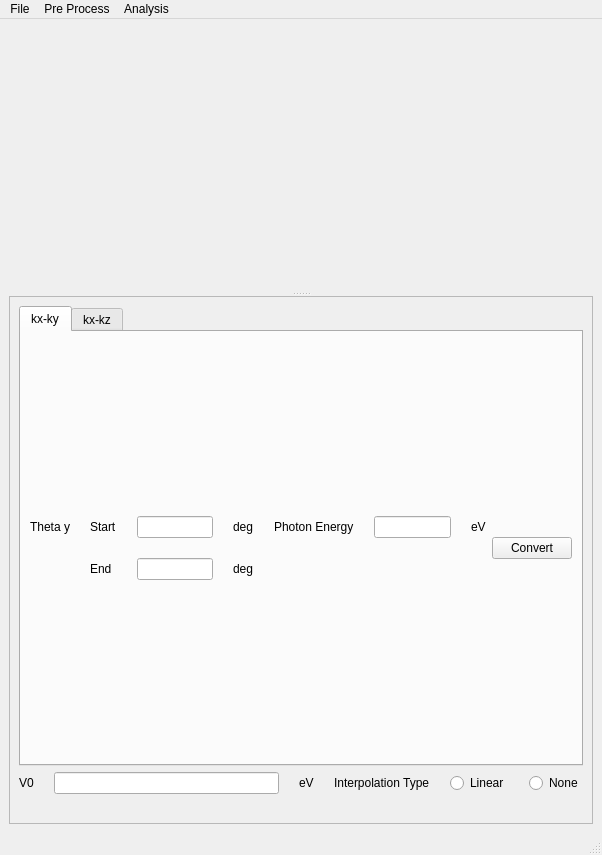
<?xml version="1.0" encoding="UTF-8"?>
<ui version="4.0">
 <class>MainWindow</class>
 <widget class="QMainWindow" name="MainWindow">
  <property name="geometry">
   <rect>
    <x>0</x>
    <y>0</y>
    <width>602</width>
    <height>855</height>
   </rect>
  </property>
  <property name="windowTitle">
   <string>ARPES Data Reader</string>
  </property>
  <widget class="QWidget" name="centralwidget">
   <layout class="QVBoxLayout" name="verticalLayout_2">
    <item>
     <widget class="QSplitter" name="splitter">
      <property name="sizePolicy">
       <sizepolicy hsizetype="Expanding" vsizetype="Expanding">
        <horstretch>1</horstretch>
        <verstretch>1</verstretch>
       </sizepolicy>
      </property>
      <property name="orientation">
       <enum>Qt::Vertical</enum>
      </property>
      <widget class="ImageView" name="topGraphWidget" native="true">
       <property name="sizePolicy">
        <sizepolicy hsizetype="Preferred" vsizetype="Preferred">
         <horstretch>4</horstretch>
         <verstretch>3</verstretch>
        </sizepolicy>
       </property>
      </widget>
      <widget class="QFrame" name="frame">
       <property name="sizePolicy">
        <sizepolicy hsizetype="Expanding" vsizetype="Expanding">
         <horstretch>4</horstretch>
         <verstretch>1</verstretch>
        </sizepolicy>
       </property>
       <property name="frameShape">
        <enum>QFrame::StyledPanel</enum>
       </property>
       <property name="frameShadow">
        <enum>QFrame::Raised</enum>
       </property>
       <layout class="QVBoxLayout" name="verticalLayout">
        <item>
         <widget class="QTabWidget" name="tabWidget">
          <property name="sizePolicy">
           <sizepolicy hsizetype="Expanding" vsizetype="Expanding">
            <horstretch>4</horstretch>
            <verstretch>4</verstretch>
           </sizepolicy>
          </property>
          <property name="currentIndex">
           <number>0</number>
          </property>
          <widget class="QWidget" name="bottomTab1">
           <attribute name="title">
            <string>kx-ky</string>
           </attribute>
           <layout class="QGridLayout" name="gridLayout_2">
            <item row="0" column="0">
             <layout class="QGridLayout" name="kxkyGrid">
              <property name="sizeConstraint">
               <enum>QLayout::SetDefaultConstraint</enum>
              </property>
              <property name="spacing">
               <number>20</number>
              </property>
              <item row="0" column="3">
               <widget class="QLineEdit" name="polarStartBox"/>
              </item>
              <item row="1" column="4">
               <widget class="QLabel" name="label_7">
                <property name="text">
                 <string>deg</string>
                </property>
               </widget>
              </item>
              <item row="0" column="6">
               <widget class="QLabel" name="label_4">
                <property name="text">
                 <string>Photon Energy</string>
                </property>
               </widget>
              </item>
              <item row="0" column="2">
               <widget class="QLabel" name="label_2">
                <property name="text">
                 <string>Start</string>
                </property>
               </widget>
              </item>
              <item row="0" column="7">
               <widget class="QLineEdit" name="energyBox"/>
              </item>
              <item row="0" column="1">
               <widget class="QLabel" name="label">
                <property name="text">
                 <string>Theta y</string>
                </property>
               </widget>
              </item>
              <item row="1" column="3">
               <widget class="QLineEdit" name="polarEndBox"/>
              </item>
              <item row="0" column="4">
               <widget class="QLabel" name="label_6">
                <property name="text">
                 <string>deg</string>
                </property>
               </widget>
              </item>
              <item row="1" column="2">
               <widget class="QLabel" name="label_3">
                <property name="text">
                 <string>End</string>
                </property>
               </widget>
              </item>
              <item row="0" column="8">
               <widget class="QLabel" name="label_8">
                <property name="text">
                 <string>eV</string>
                </property>
               </widget>
              </item>
             </layout>
            </item>
            <item row="0" column="1">
             <widget class="QPushButton" name="kxkyBtn">
              <property name="text">
               <string>Convert</string>
              </property>
             </widget>
            </item>
           </layout>
          </widget>
          <widget class="QWidget" name="bottomTab2">
           <attribute name="title">
            <string>kx-kz</string>
           </attribute>
           <layout class="QGridLayout" name="gridLayout_3">
            <item row="0" column="0">
             <layout class="QGridLayout" name="kxkzGrid">
              <property name="spacing">
               <number>20</number>
              </property>
              <item row="0" column="4">
               <widget class="QLabel" name="label_14">
                <property name="text">
                 <string>Theta y</string>
                </property>
               </widget>
              </item>
              <item row="0" column="2">
               <widget class="QLineEdit" name="energyStartBox"/>
              </item>
              <item row="1" column="2">
               <widget class="QLineEdit" name="energyEndBox"/>
              </item>
              <item row="0" column="3">
               <widget class="QLabel" name="label_15">
                <property name="text">
                 <string>eV</string>
                </property>
               </widget>
              </item>
              <item row="1" column="3">
               <widget class="QLabel" name="label_16">
                <property name="text">
                 <string>eV</string>
                </property>
               </widget>
              </item>
              <item row="0" column="1">
               <widget class="QLabel" name="label_13">
                <property name="text">
                 <string>Start</string>
                </property>
               </widget>
              </item>
              <item row="0" column="0">
               <widget class="QLabel" name="label_11">
                <property name="text">
                 <string>Photon Energy</string>
                </property>
               </widget>
              </item>
              <item row="1" column="1">
               <widget class="QLabel" name="label_12">
                <property name="text">
                 <string>End</string>
                </property>
               </widget>
              </item>
              <item row="0" column="5">
               <widget class="QLineEdit" name="polarBox"/>
              </item>
              <item row="0" column="6">
               <widget class="QLabel" name="label_17">
                <property name="text">
                 <string>deg</string>
                </property>
               </widget>
              </item>
             </layout>
            </item>
            <item row="0" column="1">
             <widget class="QPushButton" name="kxkzBtn">
              <property name="text">
               <string>Convert</string>
              </property>
             </widget>
            </item>
           </layout>
          </widget>
         </widget>
        </item>
        <item>
         <layout class="QGridLayout" name="gridLayout">
          <property name="spacing">
           <number>20</number>
          </property>
          <item row="1" column="1">
           <widget class="QLineEdit" name="v0Box"/>
          </item>
          <item row="1" column="0">
           <widget class="QLabel" name="label_5">
            <property name="text">
             <string>V0</string>
            </property>
           </widget>
          </item>
          <item row="1" column="3">
           <widget class="QLabel" name="label_10">
            <property name="text">
             <string>Interpolation Type</string>
            </property>
           </widget>
          </item>
          <item row="1" column="5">
           <widget class="QRadioButton" name="radioBtn21">
            <property name="text">
             <string>None</string>
            </property>
           </widget>
          </item>
          <item row="1" column="2">
           <widget class="QLabel" name="label_9">
            <property name="text">
             <string>eV</string>
            </property>
           </widget>
          </item>
          <item row="1" column="4">
           <widget class="QRadioButton" name="radioBtn22">
            <property name="text">
             <string>Linear</string>
            </property>
           </widget>
          </item>
         </layout>
        </item>
        <item>
         <widget class="QLabel" name="bindingEnergyDisplay">
          <property name="text">
           <string/>
          </property>
         </widget>
        </item>
       </layout>
      </widget>
     </widget>
    </item>
   </layout>
  </widget>
  <widget class="QMenuBar" name="menubar">
   <property name="geometry">
    <rect>
     <x>0</x>
     <y>0</y>
     <width>602</width>
     <height>37</height>
    </rect>
   </property>
   <property name="nativeMenuBar">
    <bool>false</bool>
   </property>
   <widget class="QMenu" name="menuFile">
    <property name="title">
     <string>File</string>
    </property>
    <addaction name="loadFileAct"/>
    <addaction name="txt2npyAct"/>
    <addaction name="exitAct"/>
   </widget>
   <widget class="QMenu" name="menuPre_Process">
    <property name="title">
     <string>Pre Process</string>
    </property>
    <addaction name="normalAct"/>
    <addaction name="maskAct"/>
    <addaction name="fixFermiAct"/>
    <addaction name="gaussianBlurAct"/>
   </widget>
   <widget class="QMenu" name="menuAnalysis">
    <property name="title">
     <string>Analysis</string>
    </property>
    <addaction name="findBandPosAct"/>
    <addaction name="minGradAct"/>
    <addaction name="integrateAlongEaxisAct"/>
    <addaction name="alignFermiSufAct"/>
   </widget>
   <addaction name="menuFile"/>
   <addaction name="menuPre_Process"/>
   <addaction name="menuAnalysis"/>
  </widget>
  <widget class="QStatusBar" name="statusbar"/>
  <action name="loadFileAct">
   <property name="text">
    <string>Load</string>
   </property>
  </action>
  <action name="txt2npyAct">
   <property name="text">
    <string>Convert to npy</string>
   </property>
  </action>
  <action name="exitAct">
   <property name="text">
    <string>Exit</string>
   </property>
  </action>
  <action name="normalAct">
   <property name="text">
    <string>Normalize Data</string>
   </property>
  </action>
  <action name="maskAct">
   <property name="text">
    <string>Mask Data</string>
   </property>
  </action>
  <action name="fixFermiAct">
   <property name="text">
    <string>Fix Fermi Zero Point</string>
   </property>
  </action>
  <action name="findBandPosAct">
   <property name="text">
    <string>Find Band Position</string>
   </property>
  </action>
  <action name="minGradAct">
   <property name="text">
    <string>Minimum Gradient Method</string>
   </property>
  </action>
  <action name="gaussianBlurAct">
   <property name="text">
    <string>Gaussian Blur</string>
   </property>
  </action>
  <action name="integrateAlongEaxisAct">
   <property name="text">
    <string>Integrate Along E Axis</string>
   </property>
  </action>
  <action name="alignFermiSufAct">
   <property name="text">
    <string>Align Fermi Surface with Axes</string>
   </property>
  </action>
 </widget>
 <customwidgets>
  <customwidget>
   <class>ImageView</class>
   <extends>QWidget</extends>
   <header>pyqtgraph</header>
   <container>1</container>
  </customwidget>
 </customwidgets>
 <resources/>
 <connections/>
</ui>
